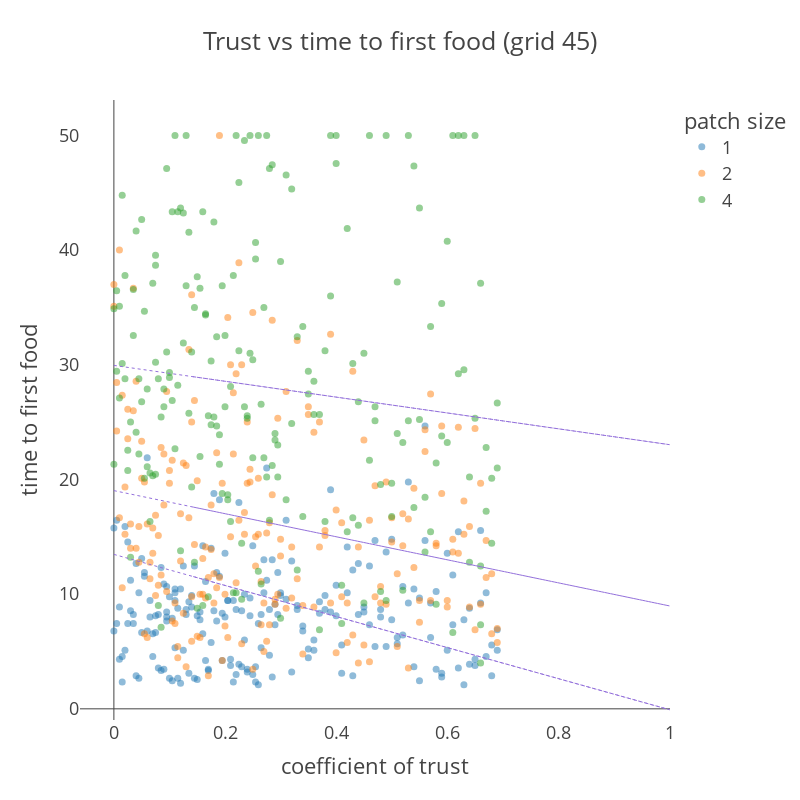

The cell this chart's notebook holds for it:
### Code cell
base_means = sample45['base'].mean(axis=0)
slope_means = sample45['slope'].mean(axis=0)

trust_range = np.linspace(0, 1, 15)


print(trust_range)
preds = []
for i in range(3):
    local_pred = base_means[i] + slope_means[i] * trust_range
    preds.append(local_pred)
    
    fig_grid45.add_shape(type="line",
    x0=trust_range[0], y0=local_pred[0], x1=trust_range[14], y1=local_pred[14],
    line=dict(
        color="MediumPurple",
        width=1,
        dash="dot",
    )
    )
    
fig_grid45.update_shapes(dict(xref='x', yref='y'))
fig_grid45.show()

### Figure 1 — Plotly figure (JSON) as saved in the notebook; plotly's stock layout.template omitted (floating-point values rounded to 4 significant figures; data arrays with more than 128 entries replaced by an {"elided": "..."} marker saying what was removed)
{"data": [{"hovertemplate": "patch size=1<br>coefficient of trust=%{x}<br>time to first food=%{y}<extra></extra>", "legendgroup": "1", "marker": {"color": "#1F77B4", "opacity": 0.5, "size": 7, "symbol": "circle"}, "mode": "markers", "name": "1", "orientation": "v", "showlegend": true, "type": "scatter", "x": {"elided": "204 float values"}, "xaxis": "x", "y": {"elided": "204 float values"}, "yaxis": "y"}, {"hovertemplate": "patch size=2<br>coefficient of trust=%{x}<br>time to first food=%{y}<extra></extra>", "legendgroup": "2", "marker": {"color": "#FF7F0E", "opacity": 0.5, "size": 7, "symbol": "circle"}, "mode": "markers", "name": "2", "orientation": "v", "showlegend": true, "type": "scatter", "x": {"elided": "202 float values"}, "xaxis": "x", "y": {"elided": "202 float values"}, "yaxis": "y"}, {"hovertemplate": "patch size=4<br>coefficient of trust=%{x}<br>time to first food=%{y}<extra></extra>", "legendgroup": "4", "marker": {"color": "#2CA02C", "opacity": 0.5, "size": 7, "symbol": "circle"}, "mode": "markers", "name": "4", "orientation": "v", "showlegend": true, "type": "scatter", "x": {"elided": "204 float values"}, "xaxis": "x", "y": {"elided": "204 float values"}, "yaxis": "y"}], "layout": {"height": 800, "legend": {"title": {"text": "patch size"}, "tracegroupgap": 0}, "shapes": [{"line": {"color": "MediumPurple", "dash": "dot", "width": 1}, "type": "line", "x0": 0.1429, "x1": 1, "xref": "x", "y0": 11.53, "y1": -0.07397, "yref": "y"}, {"line": {"color": "MediumPurple", "dash": "dot", "width": 1}, "type": "line", "x0": 0.1429, "x1": 1, "xref": "x", "y0": 17.59, "y1": 8.974, "yref": "y"}, {"line": {"color": "MediumPurple", "dash": "dot", "width": 1}, "type": "line", "x0": 0.1429, "x1": 1, "xref": "x", "y0": 28.96, "y1": 23.03, "yref": "y"}, {"line": {"color": "MediumPurple", "dash": "dot", "width": 1}, "type": "line", "x0": 0, "x1": 1, "xref": "x", "y0": 13.47, "y1": -0.07397, "yref": "y"}, {"line": {"color": "MediumPurple", "dash": "dot", "width": 1}, "type": "line", "x0": 0, "x1": 1, "xref": "x", "y0": 19.03, "y1": 8.974, "yref": "y"}, {"line": {"color": "MediumPurple", "dash": "dot", "width": 1}, "type": "line", "x0": 0, "x1": 1, "xref": "x", "y0": 29.94, "y1": 23.03, "yref": "y"}], "title": {"text": "Trust vs time to first food (grid 45)"}, "width": 800, "xaxis": {"anchor": "y", "domain": [0, 1], "showgrid": false, "title": {"text": "coefficient of trust"}}, "yaxis": {"anchor": "x", "domain": [0, 1], "showgrid": false, "title": {"text": "time to first food"}}}}
